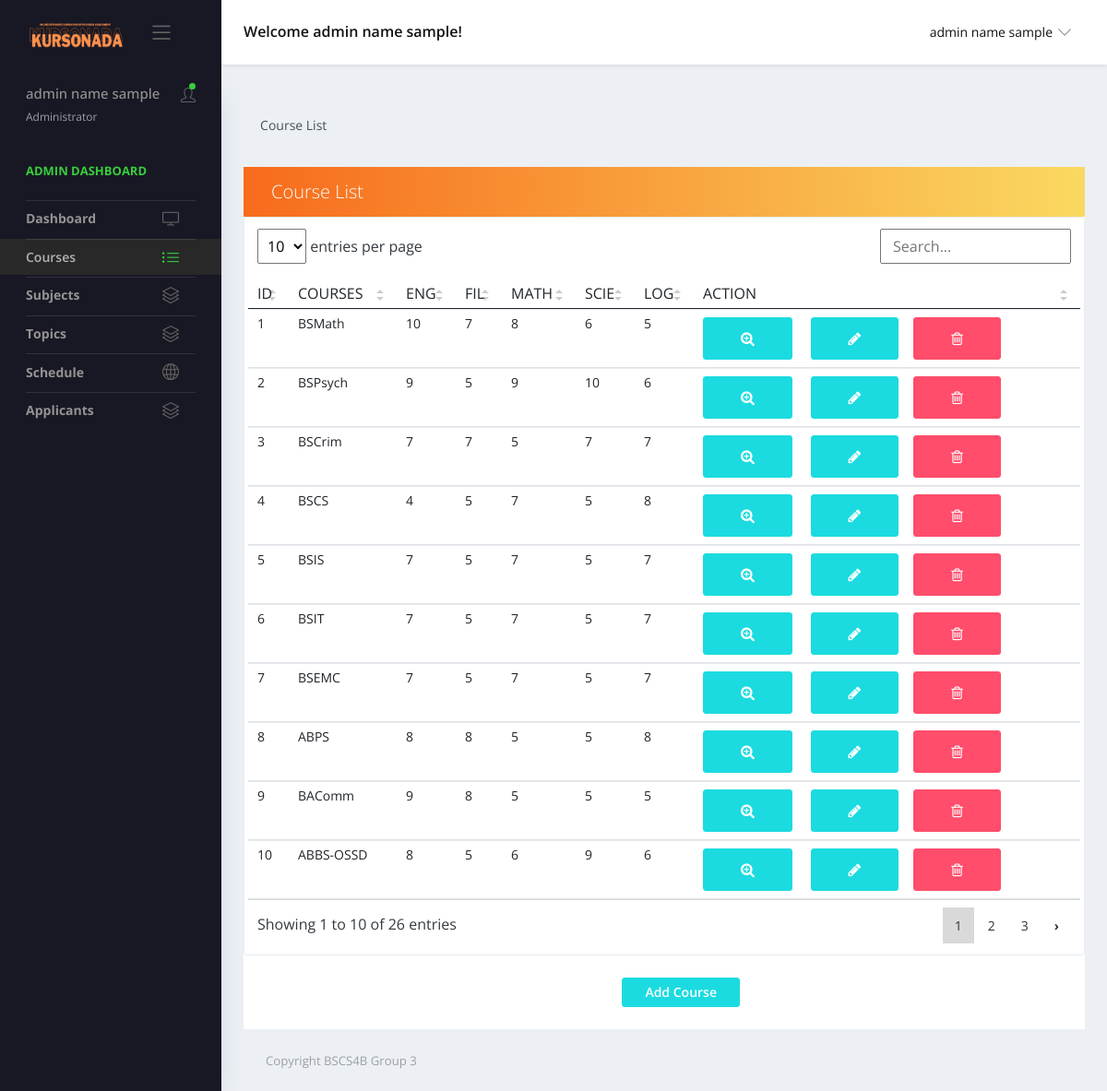
/views/admin-courses.php (signed in), run on the app's committed database.
### tables this page shows
CREATE TABLE `courses` (
  `crs_id` int(11) NOT NULL,
  `courses` varchar(255) NOT NULL,
  `course` varchar(255) NOT NULL,
  `crs_desc` varchar(500) NOT NULL,
  `personality_traits` varchar(255) NOT NULL,
  `interests` varchar(255) NOT NULL,
  `skills` varchar(255) NOT NULL,
  `career_goals` varchar(255) NOT NULL,
  `related_course` varchar(255) NOT NULL,
  `English` varchar(255) NOT NULL,
  `Math` int(11) NOT NULL,
  `Filipino` int(11) NOT NULL,
  `Science` int(11) NOT NULL,
  `Logic` int(11) NOT NULL
);

### forms/adminQueries.php (called while the page is built, shortened)
<?php
function getCourses() {
    $url = 'localhost';
    $username = 'root';
    $password = '';
    $conn = new mysqli($url, $username, $password, 'project');
    $sql = mysqli_query($conn,
    "SELECT *
    FROM courses
    ");
    return mysqli_fetch_all($sql, MYSQLI_ASSOC);
}
?>

### views/admin-courses.php (the view, shortened to what this page needs)
<?php
    include '../forms/adminQueries.php';
?>
<!DOCTYPE html>
<html lang="en">
  <head>
    <link rel="stylesheet" href="../vendors/simple-line-icons/css/simple-line-icons.css">
    <link rel="stylesheet" href="../vendors/flag-icon-css/css/flag-icon.min.css">
    <link rel="stylesheet" href="../vendors/css/vendor.bundle.base.css">
    <link rel="stylesheet" href="../vendors/daterangepicker/daterangepicker.css">
    <link rel="stylesheet" href="../vendors/chartist/chartist.min.css">
    <link href="https://cdn.jsdelivr.net/npm/bootstrap@5.0.2/dist/css/bootstrap.min.css" rel="stylesheet">
    <link rel="stylesheet" href="../assets/css/vertical-layout-light/style.css">
    <link rel="stylesheet" href="../assets/css/styles-admin.css">
    <link rel="stylesheet" href="https://cdnjs.cloudflare.com/ajax/libs/font-awesome/4.7.0/css/font-awesome.min.css">
  </head>
  <body>
    <div class="container-scroller">
      <nav class="navbar default-layout-navbar col-lg-12 col-12 p-0 fixed-top d-flex flex-row">
        <div class="navbar-brand-wrapper d-flex align-items-center">
          <a class="navbar-brand brand-logo" href="../views/admin.php">
            <img src="../assets/img/Kursonada.png" alt="logo" class="logo-dark" />
          </a>
            <button class="navbar-toggler navbar-toggler align-self-center d-none d-lg-flex button-sm" type="button" data-toggle="minimize">
              <span class="icon-menu"></span>
            </button>
        </div>
        <div class="navbar-menu-wrapper d-flex align-items-center flex-grow-1">
          <h5 class="mb-0 font-weight-medium d-none d-lg-flex">Welcome <?php echo ($_SESSION['fullname']); ?>!</h5>
          <ul class="navbar-nav navbar-nav-right ml-auto">
          <li class="nav-item dropdown">
              <a class="nav-link dropdown-toggle" id="UserDropdown" href="#" data-toggle="dropdown" aria-expanded="false">
               <span class="font-weight-normal"> <?php echo ($_SESSION['fullname']); ?> </span></a>
            </li>
          </ul>
        </div>
      </nav>
      <div class="container-fluid page-body-wrapper">
        <nav class="sidebar sidebar-offcanvas" id="sidebar">
          <ul class="nav">
          <li class="nav-item nav-profile sidebar-menu-title">
              <a href="#" class="nav-link">
                <div class="text-wrapper">
                  <p class="profile-name"><?php echo ($_SESSION['fullname']); ?></p>
                  <p class="designation">Administrator</p>
                </div>
                <div class="icon-container">
                  <i class="icon-user"></i>
                  <div class="dot-indicator bg-success"></div>
                </div>
              </a>
            </li>
            <li class="nav-item nav-category sidebar-menu-title">
              <span class="nav-link">Admin Dashboard</span>
            </li>
            <li class="nav-item">
              <a class="nav-link" href="../views/admin.php">
                <span class="menu-title">Dashboard</span>
                <i class="icon-screen-desktop menu-icon"></i>
              </a>
            </li>
            <li class="nav-item active">
              <a class="nav-link" href="../views/admin-courses.php">
                <span class="menu-title">Courses</span>
                <i class="icon-list menu-icon"></i>
              </a>
            </li>
            <li class="nav-item">
              <a class="nav-link" data-toggle="collapse" href="#ui-subjects" aria-expanded="false" aria-controls="ui-subjects">
                <span class="menu-title">Subjects</span>
                <i class="icon-layers menu-icon"></i>
              </a>
            </li>
            <li class="nav-item">
              <a class="nav-link" data-toggle="collapse" href="#ui-topics" aria-expanded="false" aria-controls="ui-topics">
                <span class="menu-title">Topics</span>
                <i class="icon-layers menu-icon"></i>
              </a>
            </li>
            <li class="nav-item">
              <a class="nav-link" href="../views/admin-schedule.php">
                <span class="menu-title">Schedule</span>
                <i class="icon-globe menu-icon"></i>
              </a>
            </li>
            <li class="nav-item">
              <a class="nav-link" data-toggle="collapse" href="#ui-applicants" aria-expanded="false" aria-controls="ui-applicants">
                <span class="menu-title">Applicants</span>
                <i class="icon-layers menu-icon"></i>
              </a>
            </li>
          </ul>
        </nav>
       <div class="main-panel">
        <div class="content-wrapper">
          <div class="page-header">
            <nav>
              <ol class="breadcrumb">
                <li class="breadcrumb-item active">Course List</li>
                </ol>
            </nav>
          </div>
          <div class="row quick-action-toolbar">
            <div class="col-md-12 grid-margin">
              <div class="card">
                  <div class="card-header d-block d-md-flex">
                  <p class="lead mb-0 ">Course List</p>
                  </div>
                  <div class="table-responsive border rounded p-1">
                    <table class="table table-hover text-nowrap datatable">
                      <thead>
                        <tr>
                          <th scope="col">ID</th>
                          <th scope="col">COURSES</th>
                          <th scope="col">ENG</th>
                          <th scope="col">FIL</th>
                          <th scope="col">MATH</th>
                          <th scope="col">SCIE</th>
                          <th scope="col">LOG</th>
                          <th scope="col">ACTION</th>
                        </tr>
                      </thead>
                      <tbody>
                        <?php
                        $rows = getCourses();
                        $i = 0;
                        while ($i < count($rows)) {
                          $row = $rows[$i];
                          $id = $row['crs_id'];
                          $courseName = $row['courses'];
                          $course = $row['course'];
                          $crs_desc = $row['crs_desc'];
                          $eng = $row['English'];
                          $fil = $row['Filipino'];
                          $mat = $row['Math'];
                          $sci = $row['Science'];
                          $log = $row['Logic'];
                          echo "<tr>
                                    <td>" . $id . "</td>
                                    <td>" . $courseName . "</td>
                                    <td>" . $eng . "</td>
                                    <td>" . $fil . "</td>
                                    <td>" . $mat . "</td>
                                    <td>" . $sci . "</td>
                                    <td>" . $log . "</td>
                                    <td>" .
                            "<div class='d-flex '>
                              <form method='POST' action='../forms/delete_bus.php'>
                                <button type='button' id='expandbutton' class = 'btn btn-primary editbtn' data-bs-toggle='modal' data-bs-target='#expandmodal' data-exName='$courseName' data-exCourse='$course' data-exDesc='$crs_desc' onClick='expand(this)'>
                                <i class='fa fa-search-plus'></i>
                               </button>
                                <button type='button' id='editButton' class = 'btn btn-primary mx-3 editbtn' data-bs-toggle='modal' data-bs-target='#editmodal' data-courseID='$id' data-coursename='$courseName' data-eng='$eng' data-mat='$mat' data-fil='$fil' data-sci='$sci' data-log='$log' onClick='editCourse(this)'><i class='fa fa-pencil'></i></button>
                              </form>" .
                            "<button type='submit' class='btn btn-danger delbtn' data-bs-toggle='modal' data-bs-target='#delmodal' data-courseid='$id' onClick='archiveCourse(this)'><i class='fa fa-trash-o'></i></button>" .
                            "</div>" .
                            "</td>" .
                            "</td>
                                  </tr>";
                          $i++;
                        }
                        ?>
                      </tbody>
                    </table>
                  </div>
              <div>
                <button type="button" class="btn btn-primary my-4 py-2 px-4" style="margin-left: 45%" data-bs-toggle="modal" data-bs-target="#transactionModal">Add Course</button>
              </div>
              </div>
              </div>
          </div>
        </div>
        <footer class="footer">
          <div class="d-sm-flex justify-content-center justify-content-sm-between">
            <span class="text-muted d-block text-center text-sm-left d-sm-inline-block">Copyright BSCS4B Group 3</span>
          </div>
        </footer>
      </div>
    </div>
    </div>
    <link href="../assets/vendor/simple-datatables/style.css" rel="stylesheet">
  </body>
</html>

### data on the page
courses: crs_id "1", courses "BSMath", English "10", Filipino "7", Math "8", Science "6", Logic "5"
courses: crs_id "2", courses "BSPsych", English "9", Filipino "5", Math "9", Science "10", Logic "6"
courses: crs_id "3", courses "BSCrim", English "7", Filipino "7", Math "5", Science "7", Logic "7"
courses: crs_id "4", courses "BSCS", English "4", Filipino "5", Math "7", Science "5", Logic "8"
courses: crs_id "5", courses "BSIS", English "7", Filipino "5", Math "7", Science "5", Logic "7"
courses: crs_id "6", courses "BSIT", English "7", Filipino "5", Math "7", Science "5", Logic "7"
courses: crs_id "7", courses "BSEMC", English "7", Filipino "5", Math "7", Science "5", Logic "7"
courses: crs_id "8", courses "ABPS", English "8", Filipino "8", Math "5", Science "5", Logic "8"
courses: crs_id "9", courses "BAComm", English "9", Filipino "8", Math "5", Science "5", Logic "5"
courses: crs_id "10", courses "ABBS-OSSD", English "8", Filipino "5", Math "6", Science "9", Logic "6"

### other printed values
$_SESSION['fullname'] "admin name sample"
